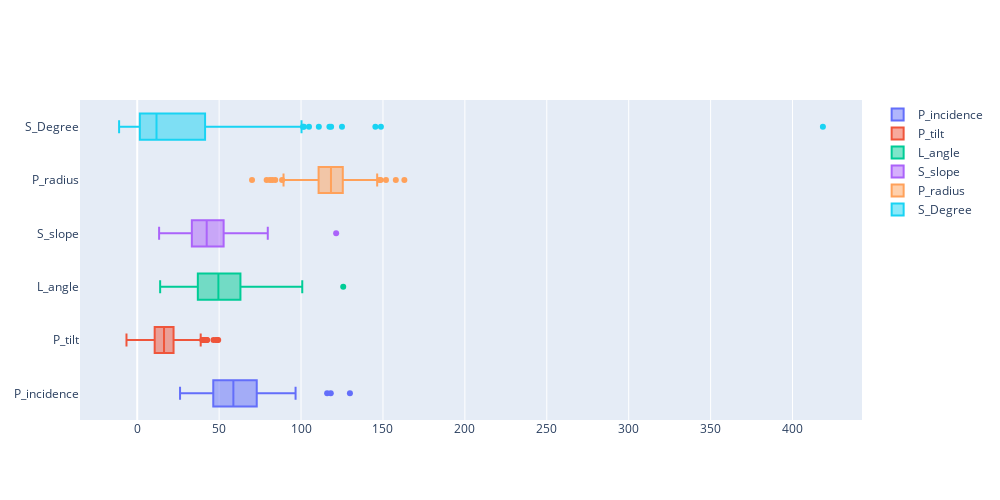

Notebook code cell kept with this figure:
### Markdown cell above
#### Observations:

Again, it is evident that there are more Type_S class values followed by Normal class and Type_H class values.

### Code cell
# Visualize a boxplot to check distribution of the features and share insights for dataframe df
import plotly.graph_objects as go
fig = go.Figure()

for col in df.columns[:-1]:
  fig.add_trace(go.Box(x = df[col].values, name = df[col].name))
  
fig.update_layout(
    autosize = False,
    width = 1000,
    height = 500)

fig.show()

### Figure 1 — Plotly figure (JSON) as saved in the notebook; plotly's stock layout.template omitted (floating-point values rounded to 4 significant figures; data arrays with more than 128 entries replaced by an {"elided": "..."} marker saying what was removed)
{"data": [{"name": "P_incidence", "type": "box", "x": {"elided": "310 float values"}}, {"name": "P_tilt", "type": "box", "x": {"elided": "310 float values"}}, {"name": "L_angle", "type": "box", "x": {"elided": "310 float values"}}, {"name": "S_slope", "type": "box", "x": {"elided": "310 float values"}}, {"name": "P_radius", "type": "box", "x": {"elided": "310 float values"}}, {"name": "S_Degree", "type": "box", "x": {"elided": "310 float values"}}], "layout": {"autosize": false, "height": 500, "width": 1000}}
